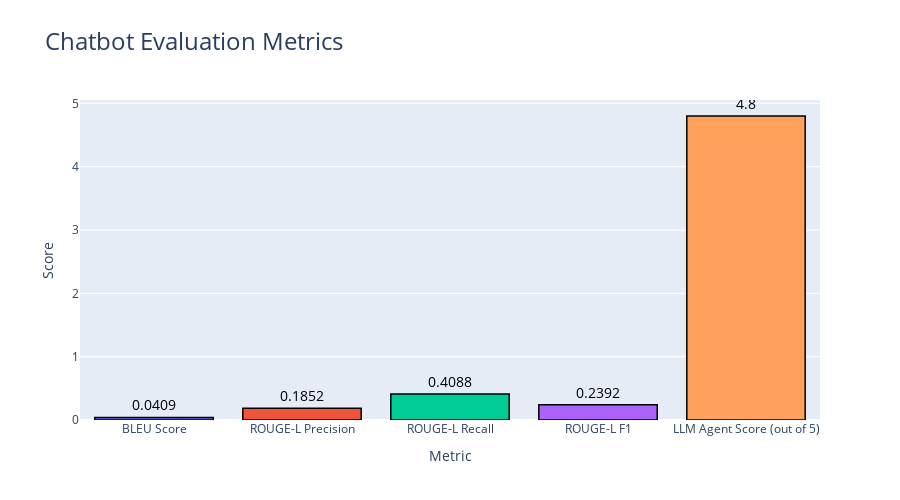

The notebook cell saved with this chart:
### Markdown cell above
### Chatbot results

### Code cell
import plotly.express as px
import pandas as pd

# Data
data = {
    'Metric': ['BLEU Score', 'ROUGE-L Precision', 'ROUGE-L Recall', 'ROUGE-L F1', 'LLM Agent Score (out of 5)'],
    'Score': [0.0409, 0.1852, 0.4088, 0.2392, 4.8]
}

df = pd.DataFrame(data)

# Plot
fig = px.bar(
    df,
    x='Metric',
    y='Score',
    text='Score',
    color='Metric',
    title='Chatbot Evaluation Metrics',
    height=500
)

fig.update_traces(
    textposition='outside',
    textfont=dict(
        size=14,
        color='black'
    ),
    marker_line_color='black',
    marker_line_width=1.5
)

fig.update_layout(
    uniformtext_minsize=12,
    uniformtext_mode='hide',
    showlegend=False,
    yaxis_title='Score',
    xaxis_title='Metric',
    title_font_size=24
)

fig.show()

### Figure 1 — Plotly figure (JSON) as saved in the notebook; plotly's stock layout.template omitted (floating-point values rounded to 4 significant figures)
{"data": [{"alignmentgroup": "True", "hovertemplate": "Metric=%{x}<br>Score=%{text}<extra></extra>", "legendgroup": "BLEU Score", "marker": {"color": "#636efa", "line": {"color": "black", "width": 1.5}, "pattern": {"shape": ""}}, "name": "BLEU Score", "offsetgroup": "BLEU Score", "orientation": "v", "showlegend": true, "text": [0.0409], "textfont": {"color": "black", "size": 14}, "textposition": "outside", "type": "bar", "x": ["BLEU Score"], "xaxis": "x", "y": [0.0409], "yaxis": "y"}, {"alignmentgroup": "True", "hovertemplate": "Metric=%{x}<br>Score=%{text}<extra></extra>", "legendgroup": "ROUGE-L Precision", "marker": {"color": "#EF553B", "line": {"color": "black", "width": 1.5}, "pattern": {"shape": ""}}, "name": "ROUGE-L Precision", "offsetgroup": "ROUGE-L Precision", "orientation": "v", "showlegend": true, "text": [0.1852], "textfont": {"color": "black", "size": 14}, "textposition": "outside", "type": "bar", "x": ["ROUGE-L Precision"], "xaxis": "x", "y": [0.1852], "yaxis": "y"}, {"alignmentgroup": "True", "hovertemplate": "Metric=%{x}<br>Score=%{text}<extra></extra>", "legendgroup": "ROUGE-L Recall", "marker": {"color": "#00cc96", "line": {"color": "black", "width": 1.5}, "pattern": {"shape": ""}}, "name": "ROUGE-L Recall", "offsetgroup": "ROUGE-L Recall", "orientation": "v", "showlegend": true, "text": [0.4088], "textfont": {"color": "black", "size": 14}, "textposition": "outside", "type": "bar", "x": ["ROUGE-L Recall"], "xaxis": "x", "y": [0.4088], "yaxis": "y"}, {"alignmentgroup": "True", "hovertemplate": "Metric=%{x}<br>Score=%{text}<extra></extra>", "legendgroup": "ROUGE-L F1", "marker": {"color": "#ab63fa", "line": {"color": "black", "width": 1.5}, "pattern": {"shape": ""}}, "name": "ROUGE-L F1", "offsetgroup": "ROUGE-L F1", "orientation": "v", "showlegend": true, "text": [0.2392], "textfont": {"color": "black", "size": 14}, "textposition": "outside", "type": "bar", "x": ["ROUGE-L F1"], "xaxis": "x", "y": [0.2392], "yaxis": "y"}, {"alignmentgroup": "True", "hovertemplate": "Metric=%{x}<br>Score=%{text}<extra></extra>", "legendgroup": "LLM Agent Score (out of 5)", "marker": {"color": "#FFA15A", "line": {"color": "black", "width": 1.5}, "pattern": {"shape": ""}}, "name": "LLM Agent Score (out of 5)", "offsetgroup": "LLM Agent Score (out of 5)", "orientation": "v", "showlegend": true, "text": [4.8], "textfont": {"color": "black", "size": 14}, "textposition": "outside", "type": "bar", "x": ["LLM Agent Score (out of 5)"], "xaxis": "x", "y": [4.8], "yaxis": "y"}], "layout": {"barmode": "relative", "height": 500, "legend": {"title": {"text": "Metric"}, "tracegroupgap": 0}, "showlegend": false, "title": {"font": {"size": 24}, "text": "Chatbot Evaluation Metrics"}, "uniformtext": {"minsize": 12, "mode": "hide"}, "xaxis": {"anchor": "y", "categoryarray": ["BLEU Score", "ROUGE-L Precision", "ROUGE-L Recall", "ROUGE-L F1", "LLM Agent Score (out of 5)"], "categoryorder": "array", "domain": [0, 1], "title": {"text": "Metric"}}, "yaxis": {"anchor": "x", "domain": [0, 1], "title": {"text": "Score"}}}}
